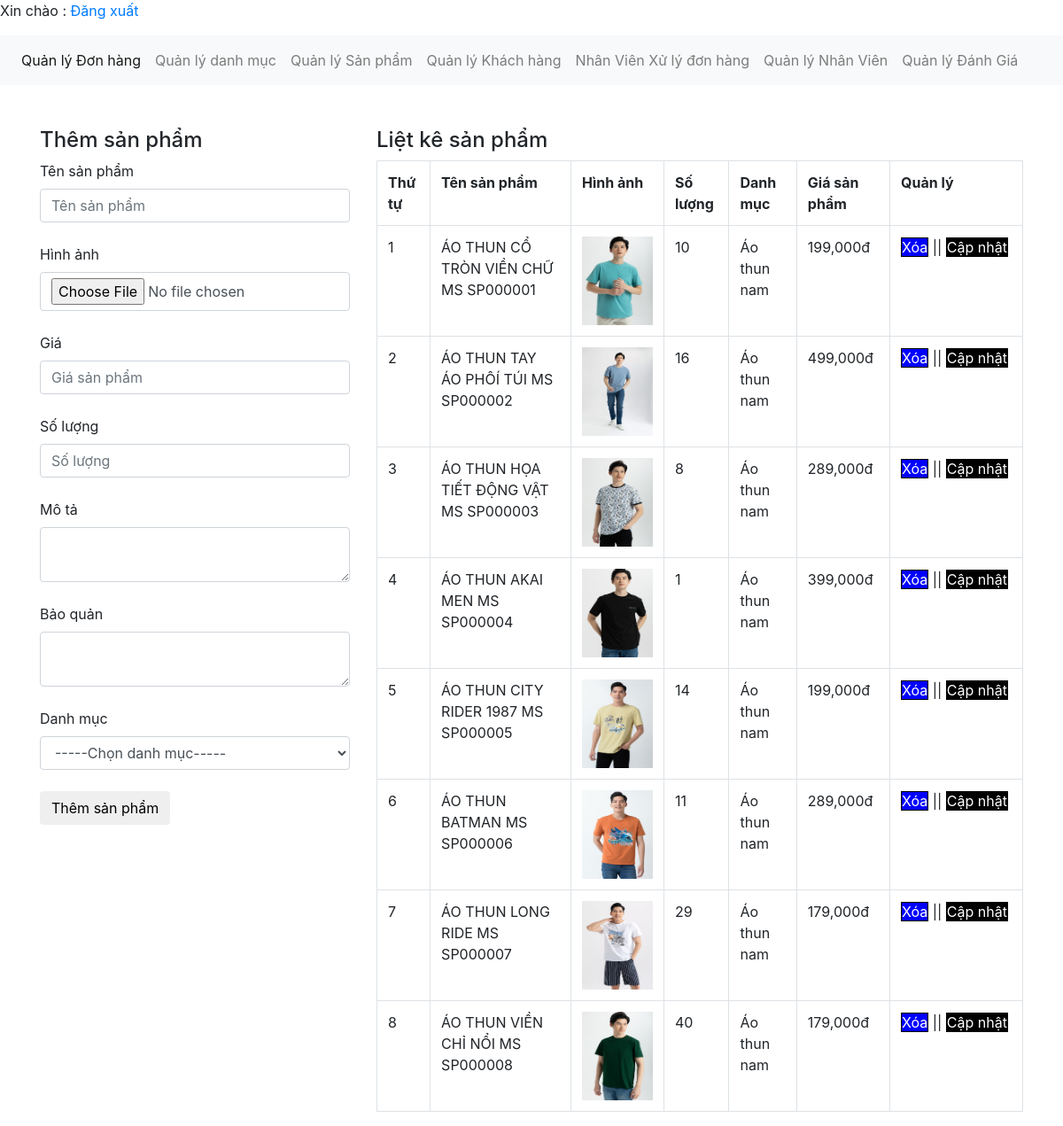
Screenshot of /quantri/xulysanpham.php with the database file from the repository.
### tables this page shows
CREATE TABLE `hanghoa` (
  `MSHH` int(10) NOT NULL,
  `TenHH` varchar(50) NOT NULL,
  `QuyCach` text NOT NULL,
  `BaoQuan` longtext NOT NULL,
  `Gia` varchar(100) NOT NULL,
  `SoLuongHang` int(10) NOT NULL,
  `image` varchar(100) NOT NULL,
  `MaLoaiHang` int(10) NOT NULL
);

CREATE TABLE `loaihanghoa` (
  `MaLoaiHang` int(10) NOT NULL,
  `TenLoaiHang` varchar(255) NOT NULL,
  `HinhDaiDien` varchar(100) NOT NULL
);

### quantri/xulysanpham.php (the view, shortened to what this page needs)
<?php
	include('config.php');
?>
<!DOCTYPE html>
<html lang="en">
<head>
	<link href="bootstrap.css" rel="stylesheet" type="text/css" media="all" />
	<link href="style.css" rel="stylesheet" type="text/css" media="all" />
</head>
<body>
<p>Xin chào : <?php echo $_SESSION['dangnhap'] ?> <a href="?login=dangxuat">Đăng xuất</a></p>
<nav class="navbar navbar-expand-lg navbar-light bg-light">
	  <div class="collapse navbar-collapse" id="navbarNav">
	    <ul class="navbar-nav">
	      <li class="nav-item active">
	        <a class="nav-link" href="xulydonhang.php">Quản lý Đơn hàng <span class="sr-only">(current)</span></a>
	      </li>
	      <li class="nav-item">
	        <a class="nav-link" href="xulydanhmuc.php"> Quản lý danh mục</a>
	      </li>
	      <li class="nav-item">
	        <a class="nav-link" href="xulysanpham.php">Quản lý Sản phẩm</a>
	      </li>
	       <li class="nav-item">
	         <a class="nav-link" href="xulykhachhang.php">Quản lý Khách hàng</a>
	      </li>
		  <li class="nav-item">
	         <a class="nav-link" href="nhanvienxulydon.php">Nhân Viên Xử lý đơn hàng</a>
	      </li>
		  <li class="nav-item">
	         <a class="nav-link" href="xulynhanvien.php">Quản lý Nhân Viên</a>
	      </li>
	      <li class="nav-item">
	         <a class="nav-link" href="xulydanhgia.php">Quản lý Đánh Giá</a>
	      </li>
	    </ul>
	  </div>
	</nav><br><br>
	<div class="container">
		<div class="row">
		<?php
			if(isset($_GET['quanly'])=='capnhat'){
				$id_capnhat = $_GET['capnhat_id'];
				$sql_capnhat = mysqli_query($con,"SELECT * FROM hanghoa WHERE MSHH='$id_capnhat'");
				$row_capnhat = mysqli_fetch_array($sql_capnhat);
				$id_category_1 = $row_capnhat['MaLoaiHang'];
				?>
				<div class="col-md-4">
				<h4>Cập nhật sản phẩm</h4>
				<form action="" method="POST" enctype="multipart/form-data">
					<label>Tên sản phẩm</label>
					<input type="text" class="form-control" name="tensanpham" value="<?php echo $row_capnhat['TenHH'] ?>"><br>
					<input type="hidden" class="form-control" name="id_update" value="<?php echo $row_capnhat['MSHH'] ?>">
					<label>Hình ảnh</label>
					<input type="file" class="form-control" name="hinhanh"><br>
					<img src="../hinh-sanpham/<?php echo $row_capnhat['image'] ?>" height="100" width="80"><br>
					<label>Giá</label>
					<input type="text" class="form-control" name="giasanpham" value="<?php echo $row_capnhat['Gia'] ?>"><br>
					<!--<label>Giá khuyến mãi</label>
					<input type="text" class="form-control" name="giakhuyenmai" value=""><br>-->
					<label>Số lượng</label>
					<input type="text" class="form-control" name="soluong" value="<?php echo $row_capnhat['SoLuongHang'] ?>"><br>
					<label>Mô tả</label>
					<textarea class="form-control" rows="10" name="mota"><?php echo $row_capnhat['QuyCach'] ?></textarea><br>
					<label>Bảo quản</label>
					<textarea class="form-control" rows="10" name="chitiet"><?php echo $row_capnhat['BaoQuan'] ?></textarea><br>
					<label>Danh mục</label>
					<?php
					$sql_danhmuc = mysqli_query($con,"SELECT * FROM loaihanghoa ORDER BY MaLoaiHang ASC");
					?>
					<select name="danhmuc" class="form-control">
						<option value="0">-----Chọn danh mục-----</option>
						<?php
						while($row_danhmuc = mysqli_fetch_array($sql_danhmuc)){
							if($id_category_1==$row_danhmuc['MaLoaiHang']){
						?>
						<option selected value="<?php echo $row_danhmuc['MaLoaiHang'] ?>"><?php echo $row_danhmuc['TenLoaiHang'] ?></option>
						<?php
							}else{
						?>
						<option value="<?php echo $row_danhmuc['MaLoaiHang'] ?>"><?php echo $row_danhmuc['TenLoaiHang'] ?></option>
						<?php
							}
						}
						?>
					</select><br>
					<input type="submit" name="capnhatsanpham" value="Cập nhật sản phẩm" class="btn btn-default">
				</form>
				</div>
			<?php
			}else{
				?>
				<div class="col-md-4">
				<h4>Thêm sản phẩm</h4>
				<form action="" method="POST" enctype="multipart/form-data">
					<label>Tên sản phẩm</label>
					<input type="text" class="form-control" name="tensanpham" placeholder="Tên sản phẩm"><br>
					<label>Hình ảnh</label>
					<input type="file" class="form-control" name="hinhanh"><br>
					<label>Giá</label>
					<input type="text" class="form-control" name="giasanpham" placeholder="Giá sản phẩm"><br>
					<label>Số lượng</label>
					<input type="text" class="form-control" name="soluong" placeholder="Số lượng"><br>
					<label>Mô tả</label>
					<textarea class="form-control" name="mota"></textarea><br>
					<label>Bảo quản</label>
					<textarea class="form-control" name="chitiet"></textarea><br>
					<label>Danh mục</label>
					<select name="danhmuc" class="form-control">
						<option value="0">-----Chọn danh mục-----</option>
					</select><br>
					<input type="submit" name="themsanpham" value="Thêm sản phẩm" class="btn btn-default">
				</form>
				</div>
				<?php
			}
				?>
			<div class="col-md-8">
				<h4>Liệt kê sản phẩm</h4>
				<?php
				$sql_select_sp = mysqli_query($con,"SELECT * FROM hanghoa,loaihanghoa WHERE hanghoa.MaLoaiHang=loaihanghoa.MaLoaiHang ORDER BY hanghoa.MSHH ASC");
				?>
				<table class="table table-bordered ">
					<tr>
						<th>Thứ tự</th>
						<th>Tên sản phẩm</th>
						<th>Hình ảnh</th>
						<th>Số lượng</th>
						<th>Danh mục</th>
						<th>Giá sản phẩm</th>
						<th style="width: 150px">Quản lý</th>
					</tr>
					<?php
					$i = 0;
					while($row_sp = mysqli_fetch_array($sql_select_sp)){
						$i++;
					?>
					<tr>
						<td><?php echo $i ?></td>
						<td><?php echo $row_sp['TenHH'] ?></td>
						<td><img src="../hinh-sanpham/<?php echo $row_sp['image'] ?>" height="100" width="80"></td>
						<td><?php echo $row_sp['SoLuongHang'] ?></td>
						<td><?php echo $row_sp['TenLoaiHang'] ?></td>
						<td><?php echo number_format($row_sp['Gia']).'đ' ?></td>
						<td><a href="?xoa=<?php echo $row_sp['MSHH'] ?>" class="xoa">Xóa</a> || <a href="xulysanpham.php?quanly=capnhat&capnhat_id=<?php echo $row_sp['MSHH'] ?>" class="sua" >Cập nhật</a></td>
					</tr>
				<?php
					}
					?>
				</table>
			</div>
		</div>
	</div>
</body>
</html>

### quantri/style.css (style rules this page uses)
.xoa { border:1px solid black; background-color:blue; color:white; }
.sua { border:1px solid black; background-color:black; color:white; }

### rows the page displays
hanghoa: TenHH "ÁO THUN CỔ TRÒN VIỀN CHỮ MS SP000001", image (picture), SoLuongHang "10", MaLoaiHang.TenLoaiHang "Áo thun nam", Gia "199,000"
hanghoa: TenHH "ÁO THUN TAY ÁO PHÔÍ TÚI MS SP000002", image (picture), SoLuongHang "16", MaLoaiHang.TenLoaiHang "Áo thun nam", Gia "499,000"
hanghoa: TenHH "ÁO THUN HỌA TIẾT ĐỘNG VẬT MS SP000003", image (picture), SoLuongHang "8", MaLoaiHang.TenLoaiHang "Áo thun nam", Gia "289,000"
hanghoa: TenHH "ÁO THUN AKAI MEN MS SP000004", image (picture), SoLuongHang "1", MaLoaiHang.TenLoaiHang "Áo thun nam", Gia "399,000"
hanghoa: TenHH "ÁO THUN CITY RIDER 1987 MS SP000005", image (picture), SoLuongHang "14", MaLoaiHang.TenLoaiHang "Áo thun nam", Gia "199,000"
hanghoa: TenHH "ÁO THUN BATMAN MS SP000006", image (picture), SoLuongHang "11", MaLoaiHang.TenLoaiHang "Áo thun nam", Gia "289,000"
hanghoa: TenHH "ÁO THUN LONG RIDE MS SP000007", image (picture), SoLuongHang "29", MaLoaiHang.TenLoaiHang "Áo thun nam", Gia "179,000"
hanghoa: TenHH "ÁO THUN VIỀN CHỈ NỔI MS SP000008", image (picture), SoLuongHang "40", MaLoaiHang.TenLoaiHang "Áo thun nam", Gia "179,000"
